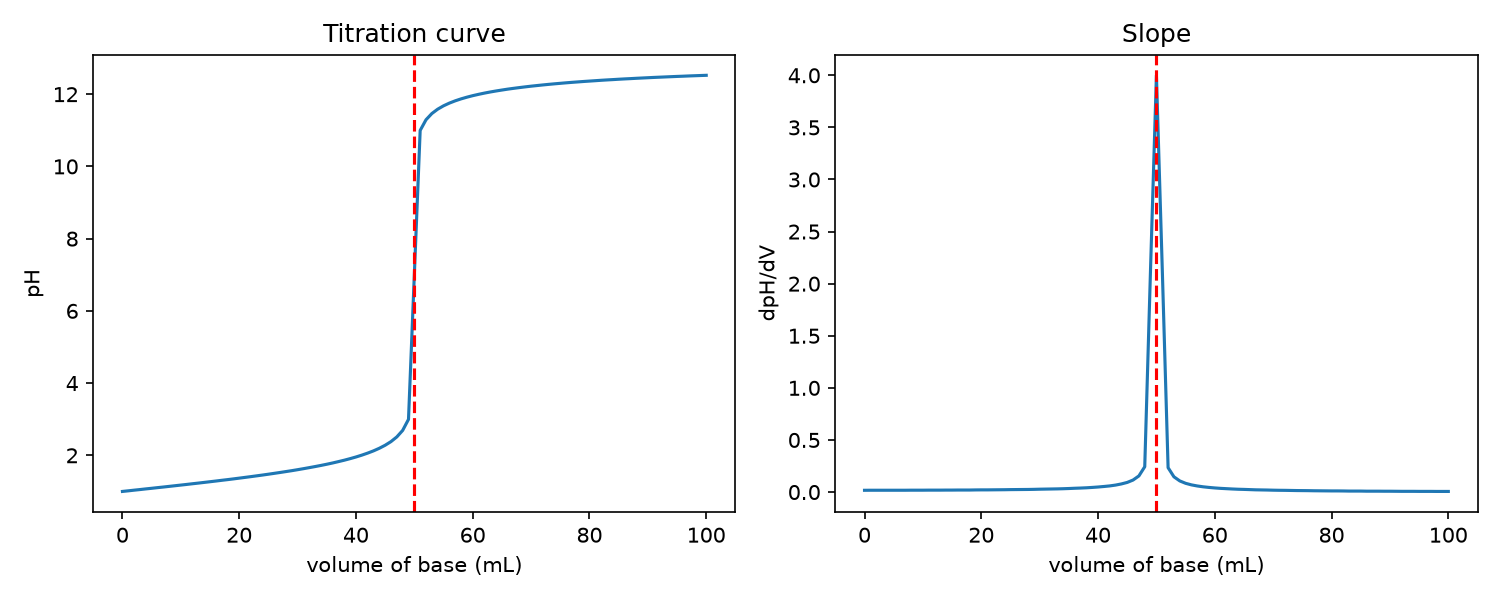

This chart was generated by the following Python code:
"""
PW2 Lab B Part 5 (bonus) -- find a titration's equivalence point.

titration.csv holds a titration curve: pH versus the volume of base added.
The equivalence point is the volume where the pH changes fastest (the steep
jump). Numerically, that is where the SLOPE of the pH curve is largest.
Run:  python titration.py
"""
import numpy as np
import matplotlib.pyplot as plt

V, pH = np.loadtxt("titration.csv", delimiter=",", skiprows=1, unpack=True)

slope = np.gradient(pH, V)
i = np.argmax(slope)
print("equivalence point at V =", V[i], "mL")

fig, axs = plt.subplots(1, 2, figsize=(10, 4))

axs[0].plot(V, pH)
axs[0].axvline(V[i], color="r", linestyle="--")
axs[0].set_xlabel("volume of base (mL)")
axs[0].set_ylabel("pH")
axs[0].set_title("Titration curve")

axs[1].plot(V, slope)
axs[1].axvline(V[i], color="r", linestyle="--")
axs[1].set_xlabel("volume of base (mL)")
axs[1].set_ylabel("dpH/dV")
axs[1].set_title("Slope")

plt.tight_layout()
plt.savefig("titration.png", dpi=150)
plt.show()
